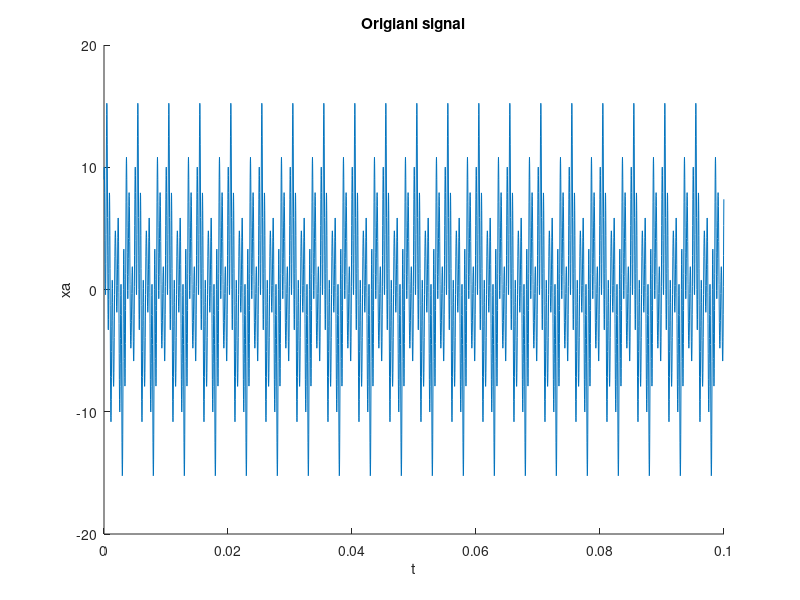
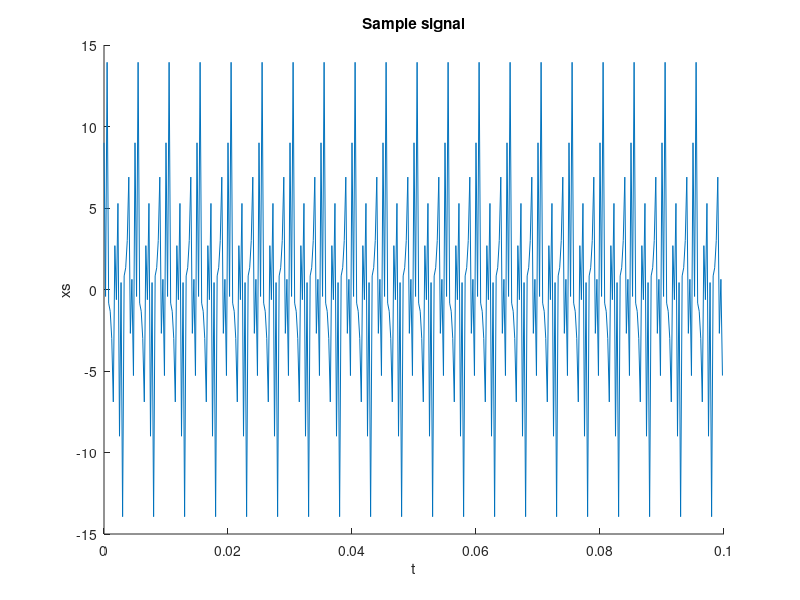

Write the MATLAB code that produced these figures, in order.
%%%%%%%%%%%%%%%%%%%%%%%%%%%%%%%
%%% Function:Practice 3     %%%
%%% Author:UMR              %%%
%%% Time:2019.11.15         %%%
%%%%%%%%%%%%%%%%%%%%%%%%%%%%%%%
clear all
clc

%% Original signal
f0 = 40000;
N = 4000;
n = 0:N-1;
t = (1/f0)*n;
xa = 3*cos(400*pi*t) + 5*sin(1200*pi*t) + 6*cos(4400*pi*t) + 2*sin(5200*pi*t);

figure(1)
title('Origianl signal');
xlabel('t');
ylabel('xa');
hold on
plot(t,xa);

%% Sample signal
fs = 4000;
N1 = 400;
n1 = 0:N1-1;
t1 = (1/fs)*n1;
xs = 3*cos(400*pi*t1) + 5*sin(1200*pi*t1) + 6*cos(4400*pi*t1) + 2*sin(5200*pi*t1);

figure(2)
title('Sample signal');
xlabel('t');
ylabel('xs');
hold on
plot(t1,xs);
